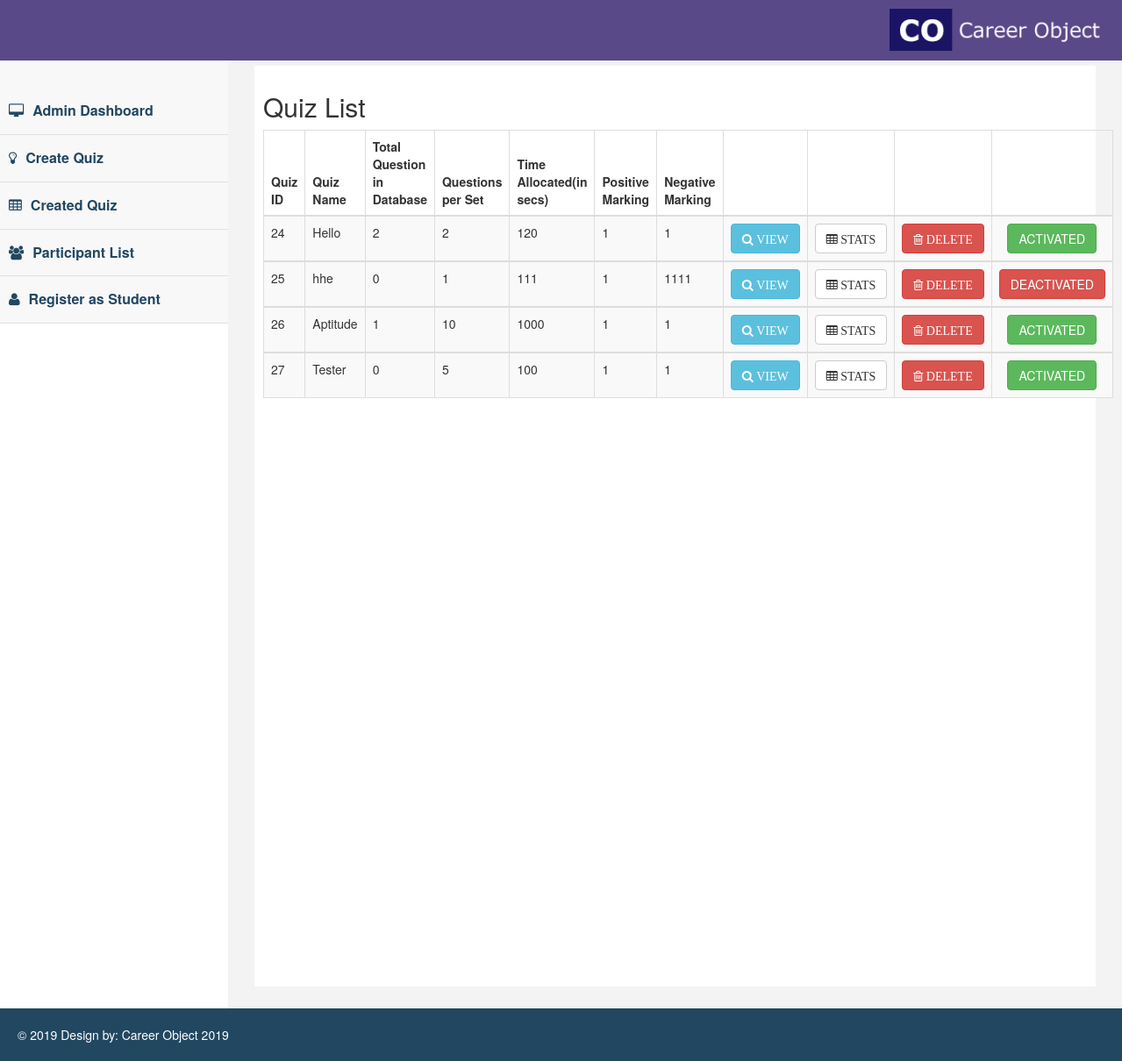
The page /quiz_list.php on the database its author committed.
### tables this page shows
CREATE TABLE `create_quiz` (
  `quiz_id` int(11) NOT NULL,
  `quiz_name` varchar(30) NOT NULL,
  `total_ques` int(11) NOT NULL,
  `display_ques` int(11) NOT NULL,
  `time_allocated` int(11) NOT NULL,
  `for_right` int(11) NOT NULL,
  `for_wrong` int(11) NOT NULL,
  `status` int(11) NOT NULL DEFAULT '0',
  `created_by` varchar(200) NOT NULL,
  `instruction` varchar(1000) NOT NULL
);

### quiz_list.php (the view, shortened to what this page needs)
<?php
include 'header.php';
include 'function.php';
?>
<body>
        <div id="page-wrapper" >
          <div id="page-inner">
                <div class="row">
                    <div class="col-md-12">
                        <h2>Quiz List</h2>
          <table class="table table-striped table-bordered table-hover">
                            <thead>
                                <tr>
                                    <th>Quiz ID</th>
                                    <th>Quiz Name</th>
                                    <th>Total Question in Database</th>
                                    <th>Questions per Set</th>
                                  	<th>Time Allocated(in secs)</th>
                                  	<th>Positive Marking</th>
                                  	<th>Negative Marking</th>
                                  	<th></th>
                                  	<th></th>
                                    <th></th>
                                  	<th></th>
                                </tr>
                            </thead>
                          <?php
                          $sql = "Select * from create_quiz";
                          $key=0;
                          foreach($GLOBALS['db']->query($sql) as $row){
                          $key++;
                          if($row['status']==0)
                              {$x="btn btn-danger";$status="DEACTIVATED";}
                          else
                              {$x="btn btn-success";$status="ACTIVATED";}
                            ?>
                            <tbody>
                                <tr>
                                    <td><?php echo $row['quiz_id']?></td>
                                    <td><?php echo $row['quiz_name']?></td>
                                    <td><?php echo $row['total_ques']?></td>
                                    <td><?php echo $row['display_ques']?></td>
                                    <td><?php echo $row['time_allocated']?></td>
                                    <td><?php echo $row['for_right']?></td>
                                    <td><?php echo $row['for_wrong']?></td>
<td><center><a href="question_list.php?quiz_id=<?php echo $row['quiz_id'];?>" class="btn btn-info"><i class="fa fa-search"> VIEW</i></a></center></td>
<td><center><a href="student_quiz_data.php?quiz_id=<?php echo $row['quiz_id'];?>" class="btn btn-default"><i class="fa fa-table"> STATS</i></a></center></td>
<td><center><a href="delete_quiz.php?quiz_id=<?php echo $row['quiz_id'];?>"><button type="button" class="btn btn-danger" data-toggle="modal"<?php echo "data-target=\"#del".$key."\""; ?>><i class="fa fa-trash-o"> DELETE</i></center></td>
<td><center><a href="change_quiz_status.php?quiz_id=<?php echo $row['quiz_id'];?>"><button type="button" class="<?php echo $x;?>" data-toggle="modal"<?php echo "data-target=\"#del".$key."\""; ?>><?php echo $status;?></center></td>
                                </tr>
                            </tbody>
                           <?php }?>
                        </table>
                    </div>
                   </div>
              </div>
</body>
<?php include('footer.php');?>

### assets/css/custom.css (style rules this page uses)
body { font-family: 'Open Sans', sans-serif; line-height:30px; }
#page-wrapper { padding: 15px 15px; min-height: 600px; background:#F3F3F3; }
#page-inner { width:100%; margin:10px 20px 10px 0px; background-color:#fff!important; padding:10px; min-height:1050px; }
@media (min-width:768px) { #page-wrapper { margin: 0 0 0 260px; padding: 15px 30px; min-height: 1050px; } }

### rows shown on the page
create_quiz: quiz_id "24", quiz_name "Hello", total_ques "2", display_ques "2", time_allocated "120", for_right "1", for_wrong "1", status "ACTIVATED"
create_quiz: quiz_id "25", quiz_name "hhe", total_ques "0", display_ques "1", time_allocated "111", for_right "1", for_wrong "1111", status "DEACTIVATED"
create_quiz: quiz_id "26", quiz_name "Aptitude", total_ques "1", display_ques "10", time_allocated "1000", for_right "1", for_wrong "1", status "ACTIVATED"
create_quiz: quiz_id "27", quiz_name "Tester", total_ques "0", display_ques "5", time_allocated "100", for_right "1", for_wrong "1", status "ACTIVATED"
